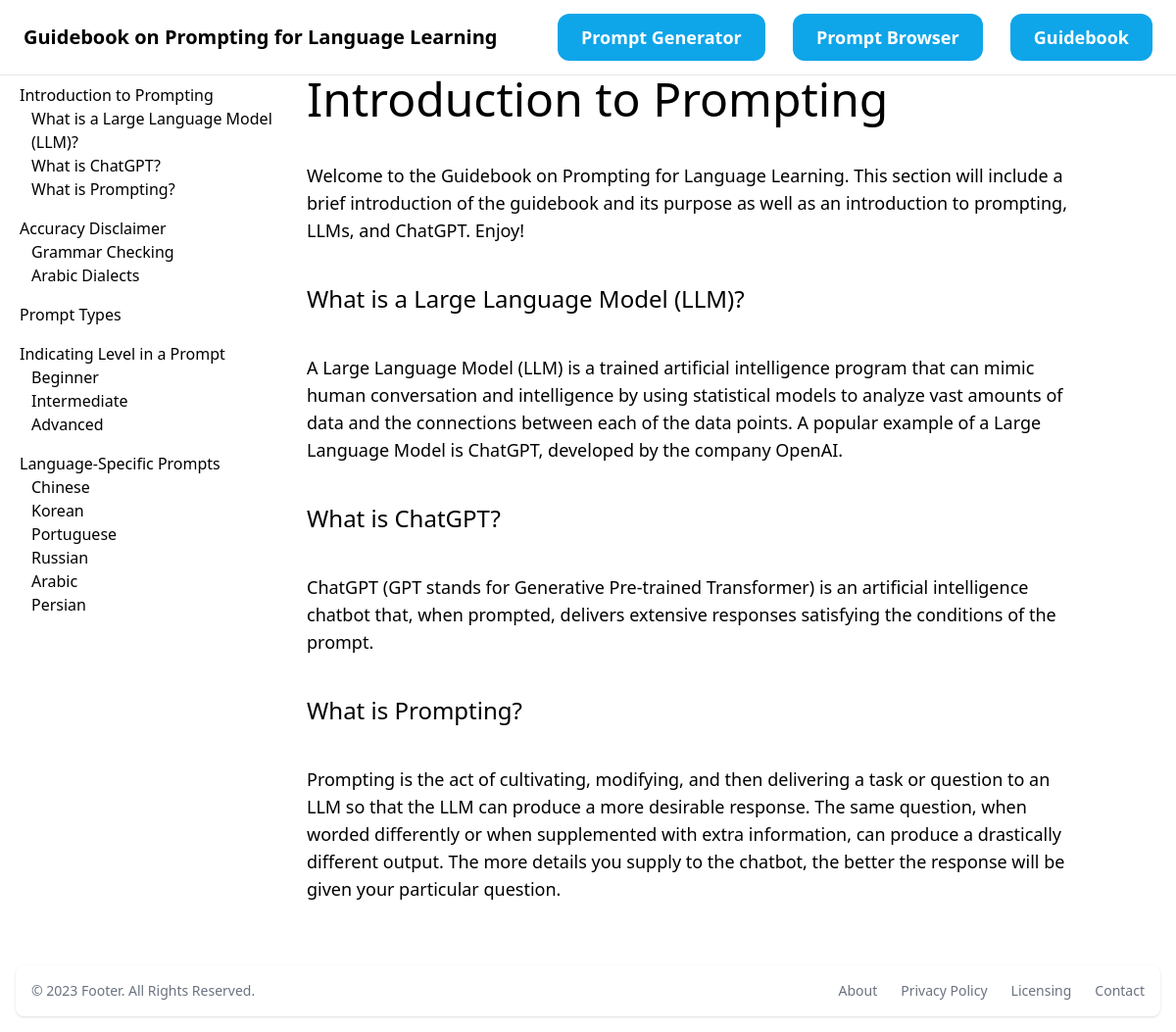
Page /section/1/ on the earlier database version.
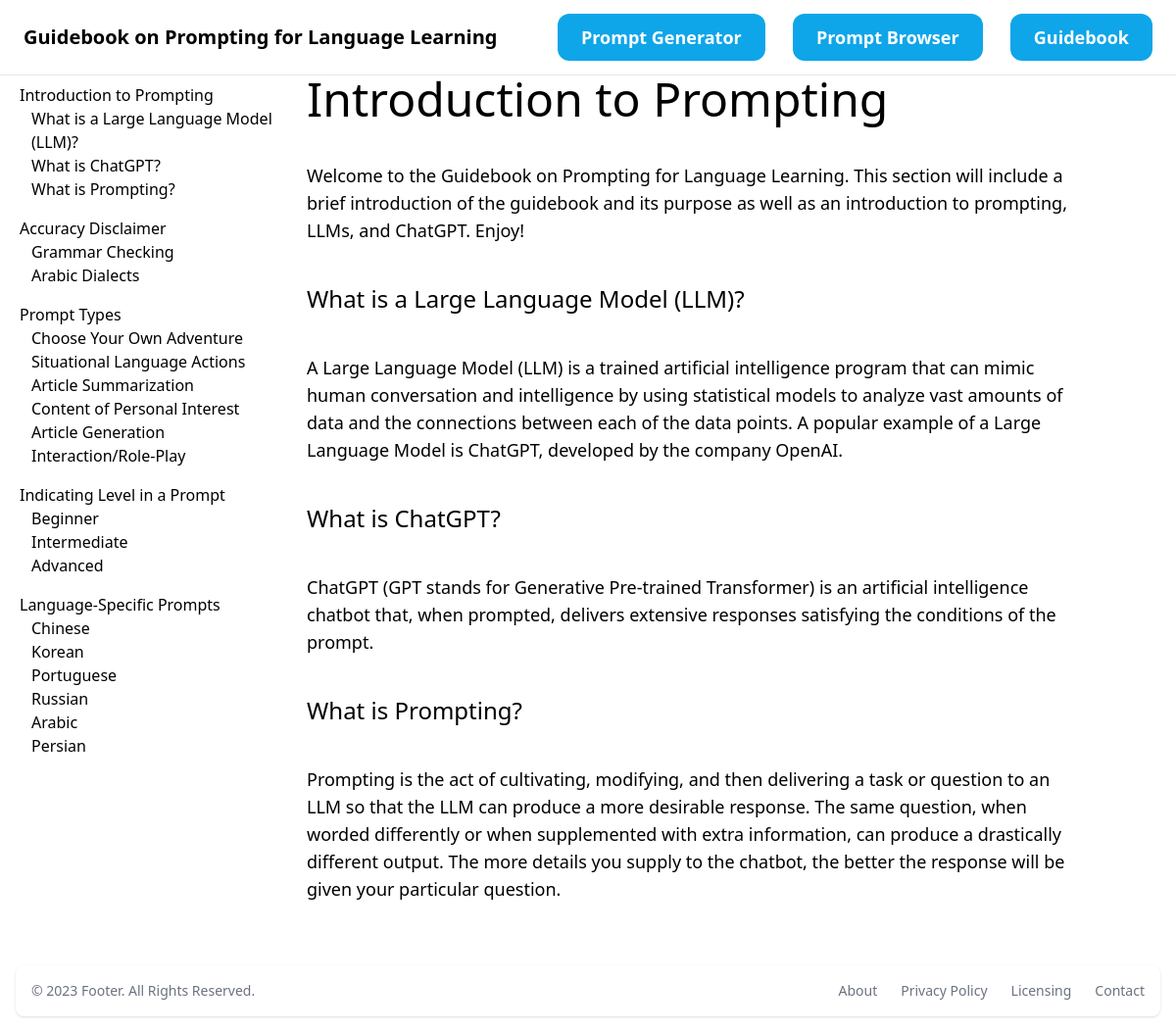
Same page on the later database version.
### prompt/models.py (models this page shows, shortened)
class Section(models.Model):
    section_title = models.CharField(max_length=255)
    section_rank = models.IntegerField(default=0)
    section_description = models.TextField(null=True)

class Paragraph(models.Model):
    section = models.ForeignKey(Section, on_delete=models.CASCADE)
    paragraph_title = models.CharField(max_length=255, null=True)
    paragraph_text = models.TextField(null=True)
    prompts = models.ManyToManyField(Prompt, blank=True)

### section/views.py (the view)
# urls.py: path('<int:pk>/', views.detail, name='detail'),
def detail(request, pk):
    section = get_object_or_404(Section, pk=pk)
    sections = Section.objects.all()
    paragraphs = Paragraph.objects.all()
    section_id = request.GET.get('section', 0)
    if section_id:
        paragraphs = paragraphs.filter(section_id=section_id)
    return render(request,'section/detail.html', {
        'section': section,
        'sections': sections,
        'paragraphs': paragraphs,
        'section_id': section_id
    })

### section/templates/section/detail.html (shortened to what this page needs)
{% extends 'prompt/base.html' %}
{%block content%} Guidebook on Prompting for Language Learning {%endblock%}
{%block sidebar%}
    <div class="ml-3 mb-16 grid grid-cols-4 gap-4">
        <div class="pb-6">
            <div class="col-span-1">
                <ul>
                    {% for section in sections %}
                        <li id="section{{section.id}}" class="py-2 px-2 rounded-xl">
                            <a href="{%url 'section:detail' section.id %}" class="section-link">{{section.section_title}}</a>
                                <ul>
                                    {% for paragraph in section.paragraph_set.all %}
                                        <li id="paragraph{{paragraph.id}}" class="ml-3"><a href="{%url 'section:detail' section.id %}#paragraph{{forloop.counter}}">{{paragraph.paragraph_title}}</a></li>
                                    {%endfor%}
                                </ul>
                        </li>
                    {%endfor%}
                </ul>
            </div>
        </div>
        <div class="space-y-10 mr-24 text-5xl col-span-3" id="section-text-container">
            {{section.section_title}}
            <div class="mt-10 text-lg">
                {{section.section_description}}
            </div>
            {%for paragraph in section.paragraph_set.all%}
                <div id="paragraph{{forloop.counter}}" class="mt-10 text-2xl">{{paragraph.paragraph_title}}</div>
                <div class="text-lg">{{paragraph.paragraph_text | safe}}</div>
            {%endfor%}
        </div>
    </div>
{%endblock%}

### prompt/templates/prompt/base.html (shortened to what this page needs)
<!doctype html>
<html lang="en">
  <head>
    {%load static%}
    <script src="https://cdn.tailwindcss.com"></script>
  </head>
  <body>
    <nav class="py-6 px-6 flex justify-between items-center border-b border-gray-200">
      <a href="/" class="text-xl font-semibold">{%block content%}{%endblock%}</a>
      <div class="space-x-6">
        <a href="{%url 'prompt:generator'%}" class="px-6 py-3 text-lg font-semibold bg-sky-500 text-white rounded-xl hover:bg-sky-600">Prompt Generator</a>
        <a href="{%url 'prompt:browser'%}" class="px-6 py-3 text-lg font-semibold bg-sky-500 text-white rounded-xl hover:bg-sky-600">Prompt Browser</a>
        <a href="/" class="px-6 py-3 text-lg font-semibold bg-sky-500 text-white rounded-xl hover:bg-sky-600">Guidebook</a>
      </div>
    </nav>
    {%block sidebar%} {%endblock%}
    <footer class="bg-white rounded-lg shadow m-4 dark:bg-gray-800">
      <div class="w-full mx-auto max-w-screen-xl p-4 md:flex md:items-center md:justify-between">
        <span class="text-sm text-gray-500 sm:text-center dark:text-gray-400">© 2023 Footer. All Rights Reserved.
      </span>
      <ul class="flex flex-wrap items-center mt-3 text-sm font-medium text-gray-500 dark:text-gray-400 sm:mt-0">
          <li>
              <a href="#" class="mr-4 hover:underline md:mr-6 ">About</a>
          </li>
          <li>
              <a href="#" class="mr-4 hover:underline md:mr-6">Privacy Policy</a>
          </li>
          <li>
              <a href="#" class="mr-4 hover:underline md:mr-6">Licensing</a>
          </li>
          <li>
              <a href="#" class="hover:underline">Contact</a>
          </li>
      </ul>
      </div>
    </footer>
  </body>
</html>

Differences in the rows shown:
added Paragraph: paragraph_title "Choose Your Own Adventure", shown under Section "Prompt Types"
added Paragraph: paragraph_title "Situational Language Actions", shown under Section "Prompt Types"
added Paragraph: paragraph_title "Article Summarization", shown under Section "Prompt Types"
added Paragraph: paragraph_title "Content of Personal Interest", shown under Section "Prompt Types"
added Paragraph: paragraph_title "Article Generation", shown under Section "Prompt Types"
added Paragraph: paragraph_title "Interaction/Role-Play", shown under Section "Prompt Types"
